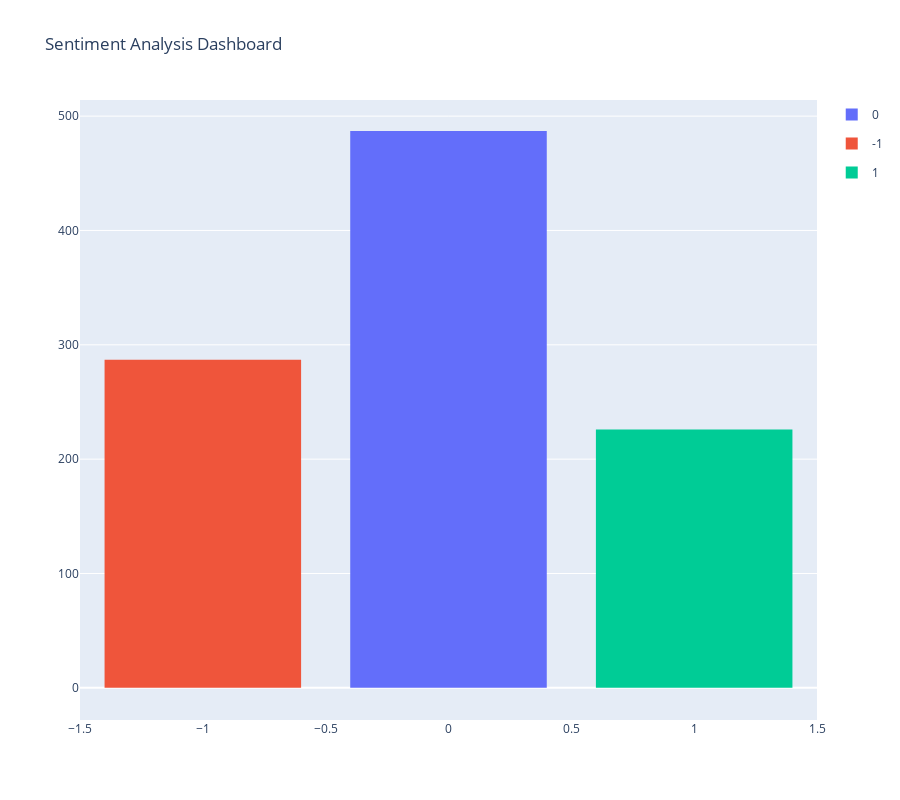

The notebook cell saved with this chart:
### Code cell
# 4. Interactive Dashboard
dashboard = visualizer.create_interactive_dashboard(analyzed_data)
dashboard

### Figure 1 — Plotly figure (JSON) as saved in the notebook; plotly's stock layout.template omitted (floating-point values rounded to 4 significant figures; data arrays with more than 128 entries replaced by an {"elided": "..."} marker saying what was removed)
{"data": [{"bingroup": "x", "hovertemplate": "predicted_sentiment=%{x}<br>count=%{y}<extra></extra>", "legendgroup": "0", "marker": {"color": "#636efa", "pattern": {"shape": ""}}, "name": "0", "orientation": "v", "showlegend": true, "type": "histogram", "x": {"elided": "487 int values"}, "xaxis": "x", "yaxis": "y"}, {"bingroup": "x", "hovertemplate": "predicted_sentiment=%{x}<br>count=%{y}<extra></extra>", "legendgroup": "-1", "marker": {"color": "#EF553B", "pattern": {"shape": ""}}, "name": "-1", "orientation": "v", "showlegend": true, "type": "histogram", "x": {"elided": "287 int values"}, "xaxis": "x", "yaxis": "y"}, {"bingroup": "x", "hovertemplate": "predicted_sentiment=%{x}<br>count=%{y}<extra></extra>", "legendgroup": "1", "marker": {"color": "#00cc96", "pattern": {"shape": ""}}, "name": "1", "orientation": "v", "showlegend": true, "type": "histogram", "x": {"elided": "226 int values"}, "xaxis": "x", "yaxis": "y"}, {"hovertemplate": "date=%{x}<br>predicted_sentiment=%{y}<extra></extra>", "legendgroup": "", "line": {"color": "#636efa", "dash": "solid"}, "marker": {"symbol": "circle"}, "mode": "lines", "name": "", "orientation": "v", "showlegend": false, "type": "scatter", "x": {"elided": "1000 str values"}, "xaxis": "x", "y": {"elided": "1000 int values"}, "yaxis": "y"}], "layout": {"height": 800, "showlegend": true, "title": {"text": "Sentiment Analysis Dashboard"}}}
